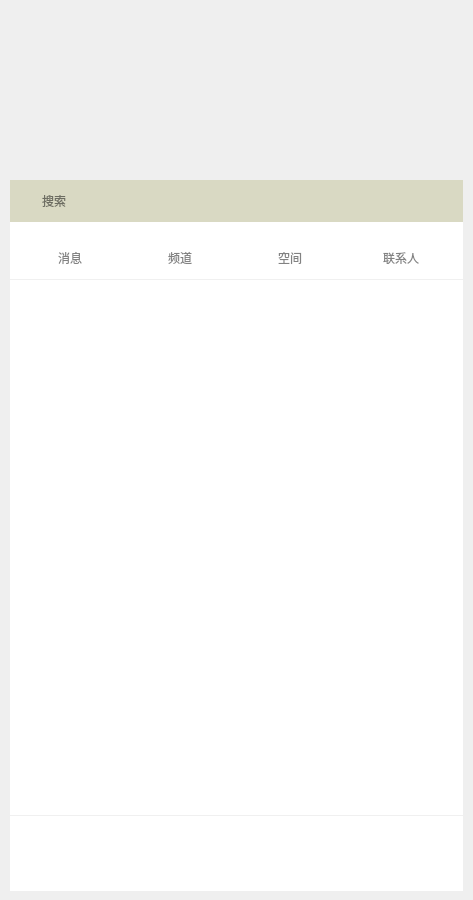
<?xml version="1.0" encoding="UTF-8"?>
<ui version="4.0">
 <class>Home</class>
 <widget class="QWidget" name="Home">
  <property name="geometry">
   <rect>
    <x>0</x>
    <y>0</y>
    <width>473</width>
    <height>900</height>
   </rect>
  </property>
  <property name="sizePolicy">
   <sizepolicy hsizetype="Preferred" vsizetype="Minimum">
    <horstretch>0</horstretch>
    <verstretch>0</verstretch>
   </sizepolicy>
  </property>
  <property name="minimumSize">
   <size>
    <width>453</width>
    <height>880</height>
   </size>
  </property>
  <property name="maximumSize">
   <size>
    <width>473</width>
    <height>900</height>
   </size>
  </property>
  <property name="windowTitle">
   <string>Form</string>
  </property>
  <property name="styleSheet">
   <string notr="true">#listWidget::Item
{
	width:450px;
	height:90px;
}
#listWidget::Item:hover
{
	background:rgb(242,242,242);
}
#listWidget::Item:selected
{
	background:rgb(235,235,235);
	
	
}
#listWidget:focus
{
	outline:0px;
}
#listWidget
{
	border:none;
	border-top:1px solid rgb(240, 240, 240);
	border-bottom:1px solid rgb(240, 240, 240);

}

QPushButton
{border:none;
color:rgb(130,130,130);
	font: 12pt &quot;Microsoft YaHei UI&quot;;
}
QPushButton:hover{color:rgb(0,0,0)
}
QPushButton:focus{color:rgb(139, 133, 72);
border-bottom:1px solid rgb(139, 133, 72);
}
QScrollBar:vertical
{
    width:15px;
	
    background:rgba(0,0,0,0%);
    margin:0px,0px,0px,0px;
    padding-top:9px;   
    padding-bottom:9px;
}
QScrollBar::handle:vertical
{
    width:15px;
    background:rgba(0,0,0,25%);
    border-radius:6px;   
    min-height:5;
}
QScrollBar::handle:vertical:hover
{
    width:15px;
    background:rgba(0,0,0,50%);  
    border-radius:6px;
    min-height:20;
}
QScrollBar::add-line:vertical {
      border: none;
      background: none;
}
QScrollBar::sub-line:vertical {
      border: none;
      background: none;
}</string>
  </property>
  <widget class="QListWidget" name="listWidget">
   <property name="geometry">
    <rect>
     <x>10</x>
     <y>279</y>
     <width>453</width>
     <height>537</height>
    </rect>
   </property>
   <property name="horizontalScrollBarPolicy">
    <enum>Qt::ScrollBarAlwaysOff</enum>
   </property>
  </widget>
  <widget class="QPushButton" name="menuBtn">
   <property name="geometry">
    <rect>
     <x>23</x>
     <y>821</y>
     <width>58</width>
     <height>75</height>
    </rect>
   </property>
   <property name="styleSheet">
    <string notr="true">#menuBtn{
	image: url(:/resources/img/menu.png);
}
#menuBtn:hover{
	background-color: rgb(242, 242, 242);
}
#menuBtn:focus{
	border:none;
}</string>
   </property>
   <property name="text">
    <string/>
   </property>
  </widget>
  <widget class="QPushButton" name="addFriendBtn">
   <property name="geometry">
    <rect>
     <x>81</x>
     <y>821</y>
     <width>58</width>
     <height>75</height>
    </rect>
   </property>
   <property name="styleSheet">
    <string notr="true">#addFriendBtn{
	
	image: url(:/resources/img/append.png);
}
#addFriendBtn:hover{
	background-color: rgb(242, 242, 242);
}
#addFriendBtn:focus{
	border:none;
}</string>
   </property>
   <property name="text">
    <string/>
   </property>
  </widget>
  <widget class="QPushButton" name="txDocBtn">
   <property name="geometry">
    <rect>
     <x>139</x>
     <y>821</y>
     <width>58</width>
     <height>75</height>
    </rect>
   </property>
   <property name="styleSheet">
    <string notr="true">#txDocBtn{
	
	
	image: url(:/resources/img/wendang.png);
}
#txDocBtn:hover{
	background-color: rgb(242, 242, 242);
}
#txDocBtn:focus{
	border:none;
}</string>
   </property>
   <property name="text">
    <string/>
   </property>
  </widget>
  <widget class="QPushButton" name="guanliqiBtn">
   <property name="geometry">
    <rect>
     <x>392</x>
     <y>821</y>
     <width>58</width>
     <height>75</height>
    </rect>
   </property>
   <property name="styleSheet">
    <string notr="true">#guanliqiBtn{
	
	image: url(:/resources/img/mang.png);
}
#guanliqiBtn:hover{
	background-color: rgb(242, 242, 242);
}
#guanliqiBtn:focus{
	border:none;
}</string>
   </property>
   <property name="text">
    <string/>
   </property>
  </widget>
  <widget class="QPushButton" name="weiyunBtn">
   <property name="geometry">
    <rect>
     <x>334</x>
     <y>821</y>
     <width>58</width>
     <height>75</height>
    </rect>
   </property>
   <property name="styleSheet">
    <string notr="true">#weiyunBtn{
	
	
	image: url(:/resources/img/yun.png);
}
#weiyunBtn:hover{
	background-color: rgb(242, 242, 242);
}
#weiyunBtn:focus{
	border:none;
}</string>
   </property>
   <property name="text">
    <string/>
   </property>
  </widget>
  <widget class="QPushButton" name="gameBtn2">
   <property name="geometry">
    <rect>
     <x>276</x>
     <y>821</y>
     <width>58</width>
     <height>75</height>
    </rect>
   </property>
   <property name="styleSheet">
    <string notr="true">#gameBtn2{
	
	image: url(:/resources/img/game2.png);
}
#gameBtn2:hover{
	background-color: rgb(242, 242, 242);
}
#gameBtn2:focus{
	border:none;
}</string>
   </property>
   <property name="text">
    <string/>
   </property>
  </widget>
  <widget class="QPushButton" name="gameBtn">
   <property name="geometry">
    <rect>
     <x>218</x>
     <y>821</y>
     <width>58</width>
     <height>75</height>
    </rect>
   </property>
   <property name="styleSheet">
    <string notr="true">#gameBtn{
	
	image: url(:/resources/img/game1.png);
}
#gameBtn:hover{
	background-color: rgb(242, 242, 242);
}
#gameBtn:focus{
	border:none;
}</string>
   </property>
   <property name="text">
    <string/>
   </property>
  </widget>
  <widget class="QLabel" name="background2">
   <property name="geometry">
    <rect>
     <x>10</x>
     <y>810</y>
     <width>453</width>
     <height>81</height>
    </rect>
   </property>
   <property name="styleSheet">
    <string notr="true">background-color: rgb(255, 255, 255);</string>
   </property>
   <property name="text">
    <string/>
   </property>
  </widget>
  <widget class="QPushButton" name="MessageBtn">
   <property name="geometry">
    <rect>
     <x>30</x>
     <y>237</y>
     <width>80</width>
     <height>41</height>
    </rect>
   </property>
   <property name="styleSheet">
    <string notr="true"/>
   </property>
   <property name="text">
    <string>消息</string>
   </property>
  </widget>
  <widget class="QPushButton" name="pindaoBtn">
   <property name="geometry">
    <rect>
     <x>140</x>
     <y>237</y>
     <width>80</width>
     <height>41</height>
    </rect>
   </property>
   <property name="styleSheet">
    <string notr="true"/>
   </property>
   <property name="text">
    <string>频道</string>
   </property>
  </widget>
  <widget class="QPushButton" name="kongjianBtn">
   <property name="geometry">
    <rect>
     <x>250</x>
     <y>237</y>
     <width>80</width>
     <height>41</height>
    </rect>
   </property>
   <property name="styleSheet">
    <string notr="true"/>
   </property>
   <property name="text">
    <string>空间</string>
   </property>
  </widget>
  <widget class="QPushButton" name="lianxirenBtn">
   <property name="geometry">
    <rect>
     <x>361</x>
     <y>237</y>
     <width>80</width>
     <height>41</height>
    </rect>
   </property>
   <property name="statusTip">
    <string/>
   </property>
   <property name="whatsThis">
    <string/>
   </property>
   <property name="styleSheet">
    <string notr="true"/>
   </property>
   <property name="text">
    <string>联系人</string>
   </property>
  </widget>
  <widget class="QLabel" name="background3">
   <property name="geometry">
    <rect>
     <x>10</x>
     <y>220</y>
     <width>453</width>
     <height>71</height>
    </rect>
   </property>
   <property name="styleSheet">
    <string notr="true">background-color: rgb(255, 255, 255);</string>
   </property>
   <property name="text">
    <string/>
   </property>
  </widget>
  <widget class="QLineEdit" name="lineEdit">
   <property name="geometry">
    <rect>
     <x>10</x>
     <y>180</y>
     <width>453</width>
     <height>42</height>
    </rect>
   </property>
   <property name="styleSheet">
    <string notr="true">padding-left:30px;
font: 10pt &quot;Microsoft YaHei UI&quot;;
color: rgb(0, 0, 0);
background-color: rgb(217, 217, 195);
border : none;</string>
   </property>
   <property name="placeholderText">
    <string>搜索</string>
   </property>
  </widget>
  <widget class="QLabel" name="profileLab">
   <property name="geometry">
    <rect>
     <x>30</x>
     <y>60</y>
     <width>111</width>
     <height>111</height>
    </rect>
   </property>
   <property name="text">
    <string/>
   </property>
   <property name="scaledContents">
    <bool>false</bool>
   </property>
  </widget>
  <widget class="QLabel" name="nameLab">
   <property name="geometry">
    <rect>
     <x>170</x>
     <y>80</y>
     <width>291</width>
     <height>41</height>
    </rect>
   </property>
   <property name="styleSheet">
    <string notr="true">font: 700 14pt &quot;Microsoft YaHei UI&quot;;</string>
   </property>
   <property name="text">
    <string/>
   </property>
  </widget>
  <widget class="QLabel" name="singleLab">
   <property name="geometry">
    <rect>
     <x>170</x>
     <y>120</y>
     <width>281</width>
     <height>31</height>
    </rect>
   </property>
   <property name="text">
    <string/>
   </property>
  </widget>
  <widget class="QLabel" name="background1">
   <property name="geometry">
    <rect>
     <x>10</x>
     <y>10</y>
     <width>453</width>
     <height>171</height>
    </rect>
   </property>
   <property name="styleSheet">
    <string notr="true"/>
   </property>
   <property name="text">
    <string/>
   </property>
   <property name="pixmap">
    <pixmap resource="image.qrc">:/resources/img/bg1.png</pixmap>
   </property>
  </widget>
  <widget class="QLabel" name="label">
   <property name="geometry">
    <rect>
     <x>20</x>
     <y>20</y>
     <width>32</width>
     <height>32</height>
    </rect>
   </property>
   <property name="styleSheet">
    <string notr="true">image: url(:/resources/img/QQ4.png);</string>
   </property>
   <property name="text">
    <string/>
   </property>
   <property name="scaledContents">
    <bool>true</bool>
   </property>
  </widget>
  <widget class="QPushButton" name="pushButton">
   <property name="geometry">
    <rect>
     <x>120</x>
     <y>12</y>
     <width>50</width>
     <height>50</height>
    </rect>
   </property>
   <property name="styleSheet">
    <string notr="true">



#pushButton{
image: url(:/resources/img/email.png);
}

#pushButton:hover{
	background-color: rgb(226, 226, 214);
}
#pushButton:focus{
	border:none;
}</string>
   </property>
   <property name="text">
    <string/>
   </property>
  </widget>
  <widget class="QPushButton" name="pushButton_2">
   <property name="geometry">
    <rect>
     <x>170</x>
     <y>12</y>
     <width>50</width>
     <height>50</height>
    </rect>
   </property>
   <property name="styleSheet">
    <string notr="true">


#pushButton_2{
image: url(:/resources/img/kongjian.png);
}

#pushButton_2:hover{
	background-color: rgb(226, 226, 214);
}
#pushButton_2:focus{
	border:none;
}</string>
   </property>
   <property name="text">
    <string/>
   </property>
  </widget>
  <widget class="QPushButton" name="pushButton_3">
   <property name="geometry">
    <rect>
     <x>220</x>
     <y>12</y>
     <width>50</width>
     <height>50</height>
    </rect>
   </property>
   <property name="styleSheet">
    <string notr="true">


#pushButton_3{image: url(:/resources/img/zhuangban.png);}
#pushButton_3:hover{
	background-color: rgb(226, 226, 214);
}
#pushButton_3:focus{
	border:none;
}</string>
   </property>
   <property name="text">
    <string/>
   </property>
  </widget>
  <widget class="QPushButton" name="pushButton_4">
   <property name="geometry">
    <rect>
     <x>270</x>
     <y>12</y>
     <width>50</width>
     <height>50</height>
    </rect>
   </property>
   <property name="styleSheet">
    <string notr="true">

#pushButton_4{image: url(:/resources/img/xiaoshijie.png);}
#pushButton_4:hover{
	background-color: rgb(226, 226, 214);
}
#pushButton_4:focus{
	border:none;
}</string>
   </property>
   <property name="text">
    <string/>
   </property>
  </widget>
  <widget class="QPushButton" name="pushButton_5">
   <property name="geometry">
    <rect>
     <x>320</x>
     <y>12</y>
     <width>50</width>
     <height>50</height>
    </rect>
   </property>
   <property name="styleSheet">
    <string notr="true">

#pushButton_5{image: url(:/resources/img/3point.png);}
#pushButton_5:hover{
	background-color: rgb(226, 226, 214);
}
#pushButton_5:focus{
	border:none;
}</string>
   </property>
   <property name="text">
    <string/>
   </property>
  </widget>
  <widget class="QPushButton" name="minBtn">
   <property name="geometry">
    <rect>
     <x>370</x>
     <y>12</y>
     <width>41</width>
     <height>50</height>
    </rect>
   </property>
   <property name="styleSheet">
    <string notr="true">#minBtn{image: url(:/resources/img/min2.png);}
#minBtn:hover{
	background-color: rgb(226, 226, 214);
}
#minBtn:focus{
	border:none;
}</string>
   </property>
   <property name="text">
    <string/>
   </property>
  </widget>
  <widget class="QPushButton" name="closeBtn">
   <property name="geometry">
    <rect>
     <x>420</x>
     <y>12</y>
     <width>41</width>
     <height>50</height>
    </rect>
   </property>
   <property name="styleSheet">
    <string notr="true">
#closeBtn{image: url(:/resources/img/close2.png);}
#closeBtn:hover
{
	
	background-color: rgb(255, 84, 57);
}</string>
   </property>
   <property name="text">
    <string/>
   </property>
  </widget>
  <widget class="QLabel" name="label_2">
   <property name="geometry">
    <rect>
     <x>-4</x>
     <y>176</y>
     <width>61</width>
     <height>51</height>
    </rect>
   </property>
   <property name="styleSheet">
    <string notr="true">image: url(:/resources/img/sousuo.png);</string>
   </property>
   <property name="text">
    <string/>
   </property>
  </widget>
  <widget class="QLabel" name="vipLab">
   <property name="geometry">
    <rect>
     <x>120</x>
     <y>150</y>
     <width>51</width>
     <height>21</height>
    </rect>
   </property>
   <property name="text">
    <string/>
   </property>
  </widget>
  <zorder>background1</zorder>
  <zorder>background3</zorder>
  <zorder>background2</zorder>
  <zorder>listWidget</zorder>
  <zorder>menuBtn</zorder>
  <zorder>addFriendBtn</zorder>
  <zorder>txDocBtn</zorder>
  <zorder>guanliqiBtn</zorder>
  <zorder>weiyunBtn</zorder>
  <zorder>gameBtn2</zorder>
  <zorder>gameBtn</zorder>
  <zorder>MessageBtn</zorder>
  <zorder>pindaoBtn</zorder>
  <zorder>kongjianBtn</zorder>
  <zorder>lianxirenBtn</zorder>
  <zorder>lineEdit</zorder>
  <zorder>profileLab</zorder>
  <zorder>singleLab</zorder>
  <zorder>label</zorder>
  <zorder>pushButton</zorder>
  <zorder>pushButton_2</zorder>
  <zorder>pushButton_3</zorder>
  <zorder>pushButton_4</zorder>
  <zorder>pushButton_5</zorder>
  <zorder>minBtn</zorder>
  <zorder>closeBtn</zorder>
  <zorder>label_2</zorder>
  <zorder>vipLab</zorder>
  <zorder>nameLab</zorder>
 </widget>
 <resources>
  <include location="image.qrc"/>
 </resources>
 <connections>
  <connection>
   <sender>minBtn</sender>
   <signal>clicked()</signal>
   <receiver>Home</receiver>
   <slot>showMinimized()</slot>
   <hints>
    <hint type="sourcelabel">
     <x>374</x>
     <y>22</y>
    </hint>
    <hint type="destinationlabel">
     <x>226</x>
     <y>439</y>
    </hint>
   </hints>
  </connection>
  <connection>
   <sender>closeBtn</sender>
   <signal>clicked()</signal>
   <receiver>Home</receiver>
   <slot>close()</slot>
   <hints>
    <hint type="sourcelabel">
     <x>421</x>
     <y>21</y>
    </hint>
    <hint type="destinationlabel">
     <x>226</x>
     <y>439</y>
    </hint>
   </hints>
  </connection>
 </connections>
</ui>
